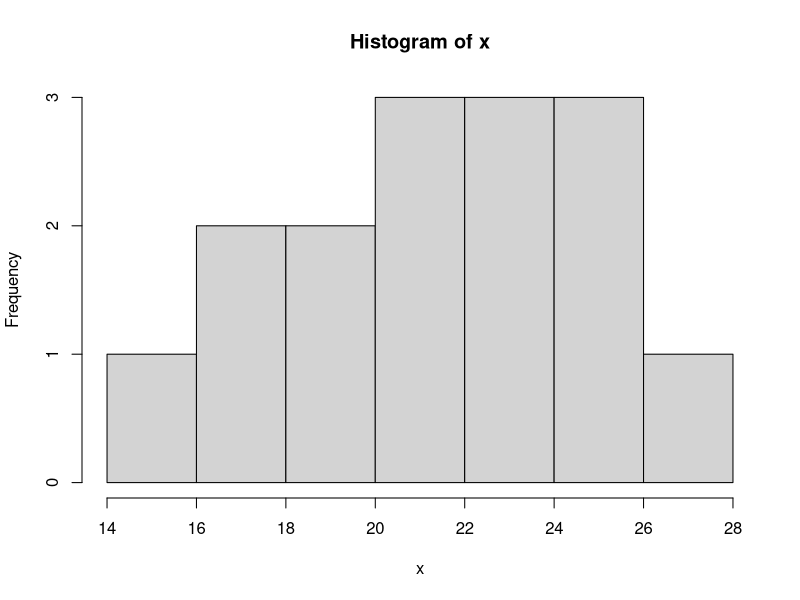

Reproduce this figure in R. (Note: this script raises an error after producing the figure.)
install.packages("e1071")          
library("e1071") 
#1
x<-c(19.09, 19.55, 17.89, 17.73, 25.15, 27.27, 25.24, 21.05, 21.65, 20.92, 22.61, 15.71, 22.04, 22.60,24.25)
print(skewness(x))
print(kurtosis(x))
hist(x)

#2

#3
v<-c(88, 95, 92, 97, 96, 97, 94, 86, 91, 95, 97, 88, 85, 76, 68)

#4
duration = faithful$eruptions
duration
moment(duration, order=3, center=TRUE)
print(skewness(duration))
print(kurtosis(duration))

#5
x1<-seq(0,12,by -1)
pbinom(x1,12,0.2)

#7

#P(X=5)
dbinom(5,7,0.3)
#P(X<=3)
pbinom(3,7,0.3)
#p(X>3)
pbinom(3,7,0.7)
#P(X>4)
pbinom(4,7,0.7)


#8

#P(X=3)
dnorm(3,15,0.3)
#P(x=30)
dnorm(30,15,0.3)
#P(X>21)
pmorm(30,15,0.7)


